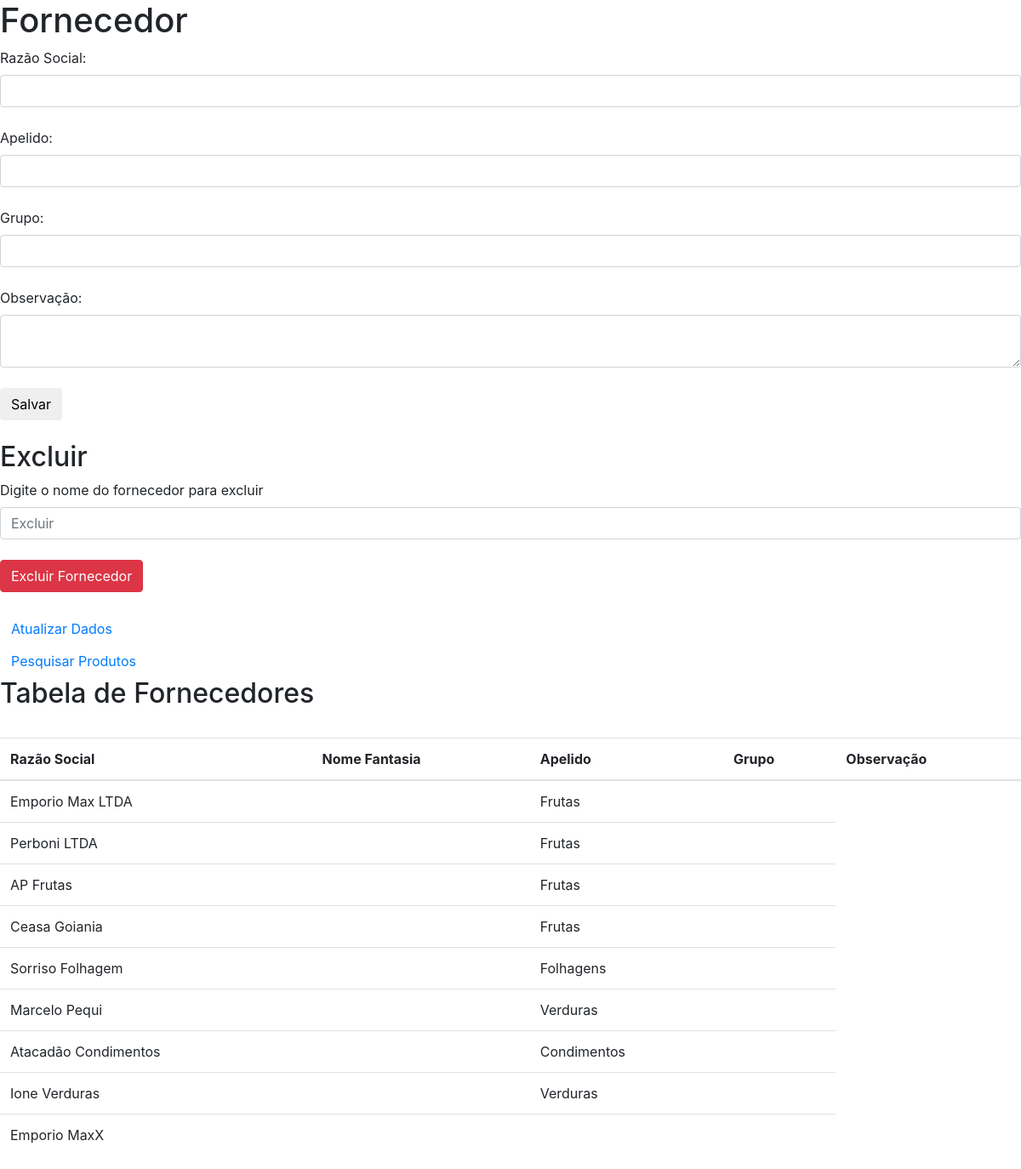
The app's page /Back-Projeto.Php/Fornecedor/cadas.php with its own data.
### tables this page shows
CREATE TABLE `fornecedor` (
  `id_Fornecedor` int NOT NULL AUTO_INCREMENT,
  `razao_Social` varchar(150) NOT NULL,
  `nome_Fantasia` varchar(50) DEFAULT NULL,
  `apelido` varchar(50) DEFAULT NULL,
  `grupo` varchar(50) DEFAULT NULL,
  `sub_Grupo` varchar(50) DEFAULT NULL,
  `observacao` varchar(150) DEFAULT NULL,
  PRIMARY KEY (`id_Fornecedor`,`razao_Social`),
  UNIQUE KEY `razao_Social` (`razao_Social`)
);

### Back-Projeto.Php/Fornecedor/cadas.php (the view, shortened to what this page needs)
<!DOCTYPE html>
<html lang="pt-BR">
<head>
    <link rel="stylesheet" href="https://stackpath.bootstrapcdn.com/bootstrap/4.1.3/css/bootstrap.min.css">
    <link rel="stylesheet" type="text/css" href="estilocss">
</head>
<body>
<h1>Fornecedor</h1>
<form action="cadastro.php" method="POST" class="center-form">
    <label for="razao">Razão Social: </label>
    <input type="text" name="razao_Social" class="form-control" required>
    <br>
    <label for="apelido">Apelido: </label>
    <input type="text" name="apelido" class="form-control" required>
    <br>
    <label for="grupo">Grupo: </label>
    <input type="text" name="grupo" class="form-control" required>
    <br>
    <label for="observacao">Observação: </label>
    <textarea name="observacao" class="form-control"></textarea>
    <br>
    <button type="submit" class="btn side-button">Salvar</button>
</form>
<br>
<h2>Excluir</h2>
<form action="delet.php" method="POST" class="delete-form">
    <label for="deletar">Digite o nome do fornecedor para excluir</label>
    <input type="text" name="deletar" id="deletar" placeholder="Excluir" class="form-control" required>
    <br>
    <input type="submit" value="Excluir Fornecedor" class="btn btn-danger" onclick="return confirm('Deseja realmente excluir o Fornecedor?');">
</form>
<br>
<a href="atualizacaodefornecedor.php" class="btn side-button">Atualizar Dados</a>
<br>
<a href="pesquisar.php" class="btn side-button">Pesquisar Produtos</a>
<br>
<h2>Tabela de Fornecedores</h2><br>
<?php
include("conexao.php");
$sql = "SELECT razao_Social, apelido, grupo, observacao FROM fornecedor";
$resultado = mysqli_query($conexao, $sql);
if (mysqli_num_rows($resultado) > 0) {
    echo "<table class='table'>
            <thead>
                <tr>
                    <th>Razão Social</th>
                    <th>Nome Fantasia</th>
                    <th>Apelido</th>
                    <th>Grupo</th>
                    <th>Observação</th>
                </tr>
            </thead>
            <tbody>";
    while ($row = mysqli_fetch_assoc($resultado)) {
        echo "<tr>
                <td>".htmlspecialchars($row['razao_Social'])."</td>
                <td>".htmlspecialchars($row['apelido'])."</td>
                <td>".htmlspecialchars($row['grupo'])."</td>
                <td>".htmlspecialchars($row['observacao'])."</td>
              </tr>";
    }
    echo "</tbody></table>";
} else {
    echo "Nenhum resultado encontrado.";
}
?>
</body>
</html>

### records on screen
fornecedor: razao_Social "Emporio Max LTDA", grupo "Frutas"
fornecedor: razao_Social "Perboni LTDA", grupo "Frutas"
fornecedor: razao_Social "AP Frutas", grupo "Frutas"
fornecedor: razao_Social "Ceasa Goiania", grupo "Frutas"
fornecedor: razao_Social "Sorriso Folhagem", grupo "Folhagens"
fornecedor: razao_Social "Marcelo Pequi", grupo "Verduras"
fornecedor: razao_Social "Atacadão Condimentos", grupo "Condimentos"
fornecedor: razao_Social "Ione Verduras", grupo "Verduras"
fornecedor: razao_Social "Emporio MaxX"
